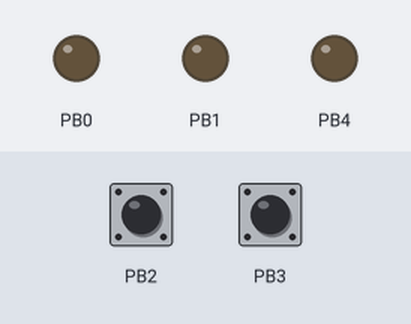
This sketch was run on a simulated ATtiny85, built with avr-gcc and run on an emulated ATtiny85. On the bench: output pins drawn as LEDs (lit = HIGH). The test bench sets the inputs (shaded band); at power-on: PB2 HIGH, PB3 HIGH.

Above: at 1.2 s.
1.3 s: PB2 pulled LOW for 0.15 s
At 1.55 s:
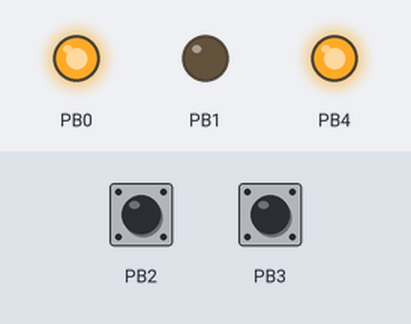
4.3 s: PB2 pulled LOW for 1 s
At 4.56 s:
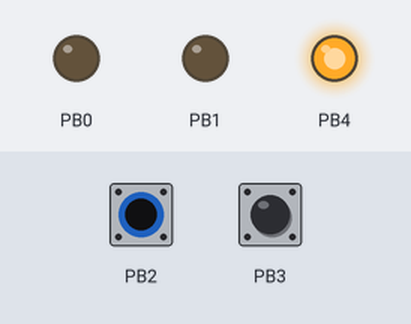
7.3 s: PB2 pulled LOW for 3.2 s
At 10.63 s:
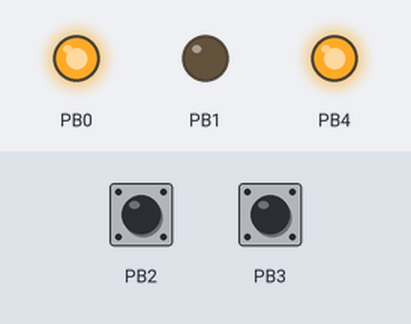
Timing chart, 0 to 18.0 s (numbered marks = the images above; inputs shaded):
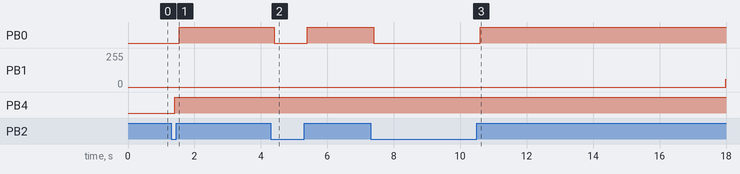

Measured:
- after the input at 1.3 s, PB0: LOW → HIGH after 0.25 s; PB4: LOW → HIGH after 0.10 s
- after the input at 4.3 s, PB0: HIGH → LOW after 0.10 s, → HIGH 1.0 s later; PB1: stays 0/255 (without the input it goes to 10/255 after 2.4 s)
- after the input at 7.3 s, PB0: HIGH → LOW after 0.10 s; PB1: stays 0/255 (without the input it goes to 129/255 after 2.4 s)

The sketch:

sketch_nov16a.ino
```cpp
// (licence header left out)
#include "powerled.h"
#include "interface.h"
#include "SimpleTimer.h"

#define OUT_LED 1

#define RPI_FAILURE_TIMEOUT_MINUTES     180000L   // defined for 3 minutes
#define AFTER_RPI_SHUTDOWN_POWEROFF_MS  8000      // 8 secounds little wait until power off
#define RE_TURN_ON_TIME_MS              3000      // 3 secounds wait to re turnon when the power switch was let "on" state when device was shutting down

Powerled pl;
Interface hw;
SimpleTimer st;

bool systemIsUp = false;
bool systemTurnedOn = false;
bool rpiBootUpDetectionFailure = false;


// External oriented events function

void rpiBootTimeOut() {
  if (systemIsUp == false && systemTurnedOn == true) {
    rpiBootUpDetectionFailure = true;
    systemIsUp = true;
    pl.setState(LED_ON);
  }
}

void turnedOn() {
  if ( ~systemTurnedOn ) {

    systemTurnedOn = true;

    pl.setFrequency(LED_CYCLE_1S);
    pl.setState(LED_BLINKING);
    RPI_SHUTDOWN_REQUEST_CLEAR;
    POWER_SUPPLY_ON;

    st.setTimeout(RPI_FAILURE_TIMEOUT_MINUTES, &rpiBootTimeOut);
  }
}

void turnedOff() {
  if ( systemTurnedOn ) {

    systemTurnedOn = false;

    pl.setFrequency(LED_CYCLE_256MS);
    pl.setState(LED_BLINKING);
    RPI_SHUTDOWN_REQUEST;
    if (rpiBootUpDetectionFailure == true) turnPowerSupplyOff();
  }
}

void rpiUp() {
  if (systemTurnedOn == true && systemIsUp == false) {
    systemIsUp = true;
    rpiBootUpDetectionFailure = false;
    pl.setState(LED_ON);
  }
}

void turnPowerSupplyOff() {
  pl.setState(LED_OFF);
  RPI_SHUTDOWN_REQUEST_CLEAR;
  POWER_SUPPLY_OFF;
  systemIsUp = false;
  rpiBootUpDetectionFailure = false;

  if (systemTurnedOn == true) {
    systemTurnedOn = false;
    st.setTimeout(RE_TURN_ON_TIME_MS, &turnedOn);
  }
}

void rpiDown() {
    systemIsUp = false;
    st.setTimeout(AFTER_RPI_SHUTDOWN_POWEROFF_MS, &turnPowerSupplyOff);
}


void setup() {
  pl = Powerled(OUT_LED);

  // set callback functions
  hw.setFunctionTurnedOff(&turnedOff);
  hw.setFunctionTurnedOn(&turnedOn);
  hw.setRpiGoDown(&rpiDown);
  hw.setRpiGoUp(&rpiUp);
}

void loop() {
  pl.thread();
  hw.thread();
  st.thread();
}
```

Interface.cpp
```cpp
// (licence header left out)
#include "interface.h"

Interface *Interface::thisInstance = 0;

ISR (PCINT0_vect) {
  Interface::pinChangeInterrupt();
}
void Interface::pinChangeInterrupt() {
  if (thisInstance) thisInstance->pinChanceIntHandler();
}

Interface::Interface () {
  SET_INPUT_PIN(IN_RPI);
  SET_INPUT_PIN(IN_SWITCH);
  SET_PULLUP_RESISTOR(IN_RPI);
  SET_PULLUP_RESISTOR(IN_SWITCH);

  POWER_SUPPLY_OFF;
  SET_OUTPUT_PIN(OUT_POWER_CONTROL);
  RPI_SHUTDOWN_REQUEST_CLEAR;
  SET_OUTPUT_PIN(OUT_RPI);

  MAP_PIN_CHANGE_INTERRUPT(IN_RPI);
  MAP_PIN_CHANGE_INTERRUPT(IN_SWITCH);

  ENABLE_PIN_CHANGE_INTERRUPT;

  thisInstance = this; // here set an this instance object reference for static member methods
}

// method timeout functionalities

void Interface::containerToCallback(void) {
  thisInstance->functionToReturn();
}

void Interface::functionToReturn(void) {

  bool turnedOn = IS_MAIN_SWITCH_ON;
  bool rpiIsUp = IS_RPI_SYSTEM_UP;

  if (turnedOn != this->lastStateSwitch) {
    if (IS_MAIN_SWITCH_ON) functionTurnedOn();
    else functionTurnedOff();
    this->lastStateSwitch = turnedOn;
  }

  if (rpiIsUp != this->lastStateRpi) {
    if (IS_RPI_SYSTEM_UP) rpiGoUp();
    else rpiGoDown();
    this->lastStateRpi = rpiIsUp;
  }
}

void Interface::setCallback(void (*pointerFunction)(void), long _delay) {
  this->pointerCallback = pointerFunction;
  this->callbackTimeout = millis() +  _delay;
}


// CallBack definition methods

void Interface::setFunctionTurnedOff(void (*funcPointer)(void)) {
  this->functionTurnedOff = funcPointer;
}
void Interface::setFunctionTurnedOn(void (*funcPointer)(void)) {
  this->functionTurnedOn = funcPointer;
}
void Interface::setRpiGoDown(void (*funcPointer)(void)) {
  this->rpiGoDown = funcPointer;
}
void Interface::setRpiGoUp(void (*funcPointer)(void)) {
  this->rpiGoUp = funcPointer;
}


// other methods

void Interface::pinChanceIntHandler() {
  if (!(this->pointerCallback)) this->setCallback(Interface::containerToCallback, DEBOUNCING_TIMEOUT_MS);
}

void Interface::thread() {
  if (millis() > this->callbackTimeout && this->pointerCallback) {
    this->pointerCallback();
    this->pointerCallback = 0;
  }
}
```

Interface.h
```cpp
// (licence header left out)
#ifndef INTERFACE_H_
#define INTERFACE_H_

#include "Arduino.h"

// pinout function mapping & constants

#define OUT_RPI                        0   // chip pin 5
#define IN_RPI                         3   // chip pin 2
#define IN_SWITCH                      2   // chip pin 7 (HIGH is OFF)
#define OUT_POWER_CONTROL              4   // chip pin 3

#define DEBOUNCING_TIMEOUT_MS          100

// general purpose macros

#define READ_STATE_PIN(pin)            (PINB >> pin) & 0x01
#define SET_OUTPUT_PIN(pin)            DDRB |= (1 << pin)
#define SET_INPUT_PIN(pin)             DDRB &= ~(1 << pin)
#define SET_TO_HIGH_PIN(pin)           PORTB |= (1 << pin)
#define SET_TO_LOW_PIN(pin)            PORTB &= ~(1 << pin)
#define SET_PULLUP_RESISTOR(pin)       PORTB |= (1 << pin)
#define TOGGLE_OUTPUT_PIN(pin)         PORTB ^= (1 << pin)

#define DISABLE_PIN_CHANGE_INTERRUPT   GIMSK &= ~(1 << PCIE)
#define ENABLE_PIN_CHANGE_INTERRUPT    GIMSK |= (1 << PCIE)
#define MAP_PIN_CHANGE_INTERRUPT(pin)  PCMSK |= (1 << pin) // Pin Change Mask

// specific purpose macros

#define POWER_SUPPLY_ON                SET_TO_HIGH_PIN(OUT_POWER_CONTROL)
#define POWER_SUPPLY_OFF               SET_TO_LOW_PIN(OUT_POWER_CONTROL)

#define RPI_SHUTDOWN_REQUEST           SET_TO_HIGH_PIN(OUT_RPI)
#define RPI_SHUTDOWN_REQUEST_CLEAR     SET_TO_LOW_PIN(OUT_RPI)

#define IS_RPI_SYSTEM_UP               ~READ_STATE_PIN(IN_RPI)
#define IS_MAIN_SWITCH_ON              ~READ_STATE_PIN(IN_SWITCH)


class Interface {

  private:

    // variables
    static Interface *thisInstance;
    long callbackTimeout;

    bool lastStateRpi = false;
    bool lastStateSwitch = false;

    // pointers
    void (*pointerCallback)(void);

    void (*functionTurnedOff)(void);
    void (*functionTurnedOn)(void);
    void (*rpiGoDown)(void);
    void (*rpiGoUp)(void);

    // methods
    void pinChanceIntHandler();
    ;

  public:
    // constructor
    Interface();

    // regular methods
    static inline void pinChangeInterrupt();
    void functionToReturn(void);
    static void containerToCallback(void);

    // setCallbacks methods
    void setCallback(void (*pointerFunction)(void), long _delay);

    void setFunctionTurnedOff(void (*funcPointer)(void));
    void setFunctionTurnedOn(void (*funcPointer)(void));
    void setRpiGoDown(void (*funcPointer)(void));
    void setRpiGoUp(void (*funcPointer)(void));

    void thread();

};

#endif /* INTERFACE_H_ */
```

Powerled.cpp
```cpp
// (licence header left out)
#include "powerled.h"

Powerled::Powerled () {

}

Powerled::Powerled (uint8_t ledPin) {
  this->intensity = 0;
  this->increment = false;
  this->ledPin = ledPin;
  this->frequency = LED_CYCLE_1S;
  this->nextClock = millis();
  this->state = LED_OFF;

  SET_TO_LOW_PIN(ledPin);
  SET_OUTPUT_PIN(ledPin);

}
Powerled::~Powerled() {
}

// 0: off, 1: on, 2: blink
void Powerled::setState(uint8_t state) {
  this->state = state;
}

void Powerled::setFrequency(uint8_t frequency) {
  this->frequency = frequency;
}

void Powerled::thread() {

  if (millis() > nextClock) {
    nextClock = millis() + this->frequency;

    if (increment && intensity < 255) intensity++;
    else if (!increment && intensity > 0) intensity--;

    analogWrite(ledPin, intensity);

    if (intensity > 254) {
      if (this->state == LED_OFF || this->state == LED_BLINKING) increment = false;
    }
    else if (intensity < 1) {
      if (this->state == LED_ON || this->state == LED_BLINKING) increment = true;
    }
  }
}
```

Powerled.h
```cpp
// (licence header left out)
#ifndef POWERLED_H_
#define POWERLED_H_

#include "Arduino.h"

#define LED_OFF 0
#define LED_ON 1
#define LED_BLINKING 2


#define LED_CYCLE_256MS 1
#define LED_CYCLE_512MS 2
#define LED_CYCLE_768MS 3
#define LED_CYCLE_1S 4
#define LED_CYCLE_2S 8

#define READ_STATE_PIN(pin)            (PINB >> pin) & 0x01
#define SET_OUTPUT_PIN(pin)            DDRB |= (1 << pin)
#define SET_INPUT_PIN(pin)             DDRB &= ~(1 << pin)
#define SET_TO_HIGH_PIN(pin)           PORTB |= (1 << pin)
#define SET_TO_LOW_PIN(pin)            PORTB &= ~(1 << pin)
#define SET_PULLUP_RESISTOR(pin)       PORTB |= (1 << pin)
#define TOGGLE_OUTPUT_PIN(pin)         PORTB ^= (1 << pin)


class Powerled {

  private:
    uint8_t intensity;
    uint8_t ledPin;
    uint8_t frequency;
    uint8_t state;
    bool increment;
    long nextClock;

  public:
    Powerled (uint8_t);
    Powerled ();

    virtual ~Powerled();

    void setState(uint8_t state);
    void setFrequency(uint8_t frequency);
    void thread();
};

#endif /* POWERLED_H_ */
```
